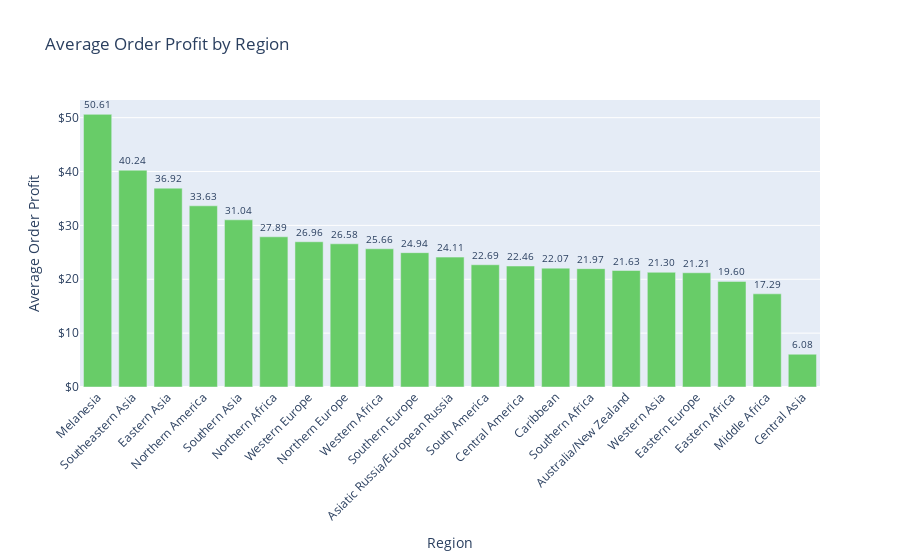

Write notebook code for a chart like this one.
### Code cell
# # Calculate the average order profit by region
# avg_order_profit = df_2017.groupby('order_region')['order_profit_per_order'].mean().reset_index()
# avg_order_profit = avg_order_profit.sort_values('order_profit_per_order', ascending=False)

# Create the bar chart using Plotly
fig = go.Figure(go.Bar(x=avg_order_profit['order_region'], y=avg_order_profit['order_profit_per_order'],
                       text=avg_order_profit['order_profit_per_order'].round(2),
                       textposition='outside', marker_color='rgb(104, 204, 104)'))

# Customize the chart appearance
fig.update_layout(title='Average Order Profit by Region',
                  xaxis_title='Region',
                  yaxis_title='Average Order Profit',
                  xaxis_tickangle=-45)

fig.update_traces(texttemplate='%{text:.2f}', textfont=dict(size=10))

fig.update_yaxes(tickprefix="$")

# Display the chart
fig.show()

### Figure 1 — Plotly figure (JSON) as saved in the notebook; plotly's stock layout.template omitted (floating-point values rounded to 4 significant figures)
{"data": [{"marker": {"color": "rgb(104, 204, 104)"}, "text": [50.61, 40.24, 36.92, 33.63, 31.04, 27.89, 26.96, 26.58, 25.66, 24.94, 24.11, 22.69, 22.46, 22.07, 21.97, 21.63, 21.3, 21.21, 19.6, 17.29, 6.08], "textfont": {"size": 10}, "textposition": "outside", "texttemplate": "%{text:.2f}", "type": "bar", "x": ["Melanesia", "Southeastern Asia", "Eastern Asia", "Northern America", "Southern Asia", "Northern Africa", "Western Europe", "Northern Europe", "Western Africa", "Southern Europe", "Asiatic Russia/European Russia", "South America", "Central America", "Caribbean", "Southern Africa", "Australia/New Zealand", "Western Asia", "Eastern Europe", "Eastern Africa", "Middle Africa", "Central Asia"], "y": [50.61, 40.24, 36.92, 33.63, 31.04, 27.89, 26.96, 26.58, 25.66, 24.94, 24.11, 22.69, 22.46, 22.07, 21.97, 21.63, 21.3, 21.21, 19.6, 17.29, 6.083]}], "layout": {"title": {"text": "Average Order Profit by Region"}, "xaxis": {"tickangle": -45, "title": {"text": "Region"}}, "yaxis": {"tickprefix": "$", "title": {"text": "Average Order Profit"}}}}
